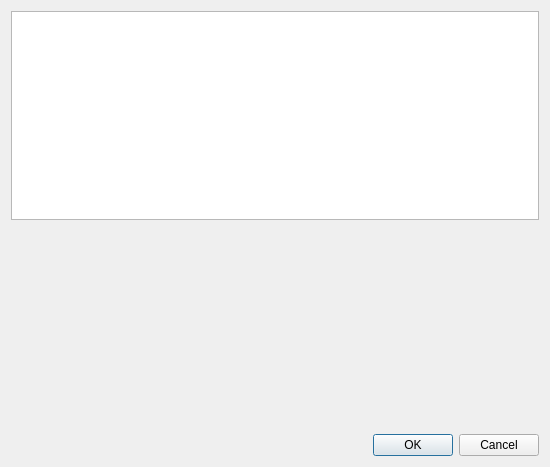
<?xml version="1.0" encoding="UTF-8"?>
<ui version="4.0">
 <class>DetailsDialog</class>
 <widget class="QDialog" name="DetailsDialog">
  <property name="geometry">
   <rect>
    <x>0</x>
    <y>0</y>
    <width>550</width>
    <height>467</height>
   </rect>
  </property>
  <property name="windowTitle">
   <string>Order details</string>
  </property>
  <layout class="QGridLayout" name="gridLayout_2">
   <item row="1" column="0">
    <widget class="QTableView" name="tableView">
     <attribute name="horizontalHeaderStretchLastSection">
      <bool>true</bool>
     </attribute>
    </widget>
   </item>
   <item row="0" column="0">
    <layout class="QGridLayout" name="gridLayout"/>
   </item>
   <item row="3" column="0">
    <widget class="QDialogButtonBox" name="buttonBox">
     <property name="orientation">
      <enum>Qt::Horizontal</enum>
     </property>
     <property name="standardButtons">
      <set>QDialogButtonBox::Cancel|QDialogButtonBox::Ok</set>
     </property>
    </widget>
   </item>
   <item row="2" column="0">
    <spacer name="verticalSpacer">
     <property name="orientation">
      <enum>Qt::Vertical</enum>
     </property>
     <property name="sizeHint" stdset="0">
      <size>
       <width>20</width>
       <height>40</height>
      </size>
     </property>
    </spacer>
   </item>
  </layout>
 </widget>
 <resources/>
 <connections>
  <connection>
   <sender>buttonBox</sender>
   <signal>accepted()</signal>
   <receiver>DetailsDialog</receiver>
   <slot>accept()</slot>
   <hints>
    <hint type="sourcelabel">
     <x>248</x>
     <y>254</y>
    </hint>
    <hint type="destinationlabel">
     <x>157</x>
     <y>274</y>
    </hint>
   </hints>
  </connection>
  <connection>
   <sender>buttonBox</sender>
   <signal>rejected()</signal>
   <receiver>DetailsDialog</receiver>
   <slot>reject()</slot>
   <hints>
    <hint type="sourcelabel">
     <x>316</x>
     <y>260</y>
    </hint>
    <hint type="destinationlabel">
     <x>286</x>
     <y>274</y>
    </hint>
   </hints>
  </connection>
 </connections>
</ui>
